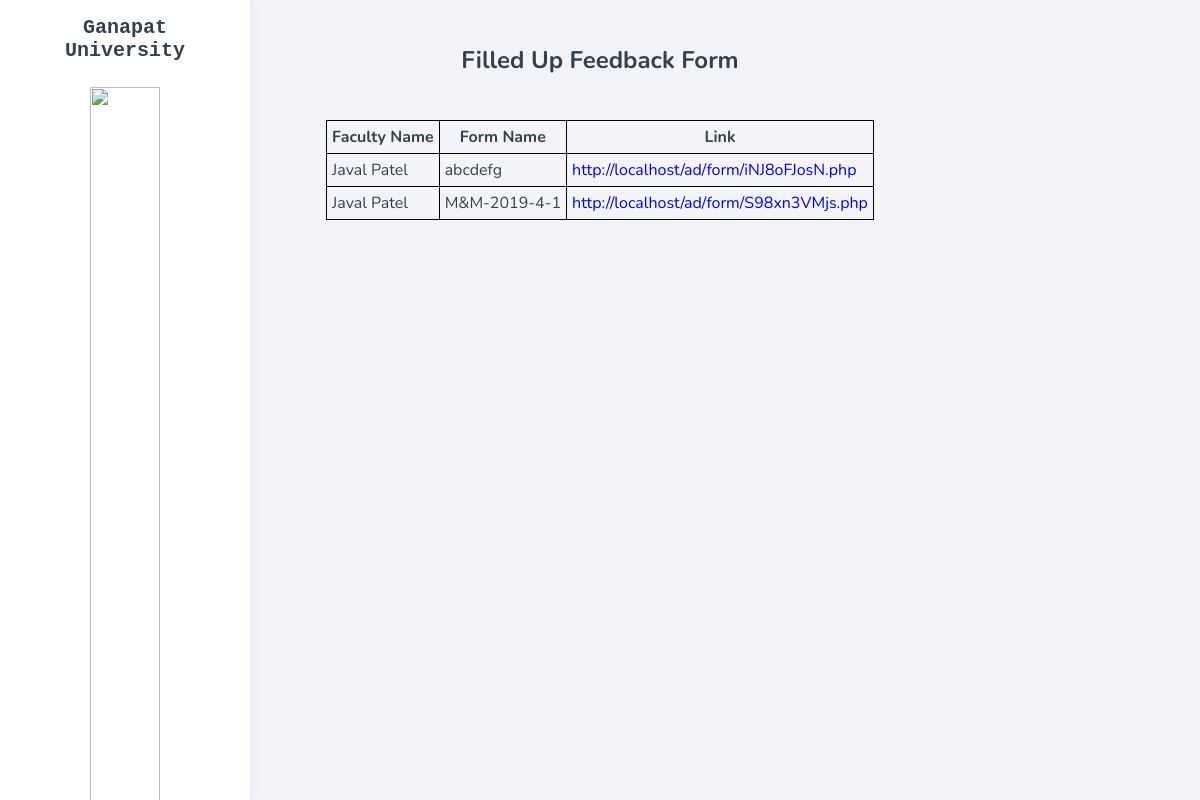
The page /my_project/student_dashboard/Fetch.php (signed in) on the database its author committed.
### tables this page shows
CREATE TABLE `detail` (
  `uid` varchar(10) NOT NULL,
  `Name` varchar(20) NOT NULL,
  `a_table` varchar(15) NOT NULL,
  `q_table` varchar(15) NOT NULL,
  `sem` varchar(3) NOT NULL,
  `link` varchar(100) NOT NULL,
  `Time` varchar(40) DEFAULT NULL,
  `Flag` int(1) NOT NULL DEFAULT 1
);

CREATE TABLE `u_detail` (
  `username` varchar(15) NOT NULL,
  `email` varchar(25) NOT NULL,
  `password` varchar(32) NOT NULL,
  `name` text NOT NULL
);

### my_project/student_dashboard/Fetch.php (the view, shortened to what this page needs)
<?php
$conn =  new mysqli(DB_SERVER , DB_USER, DB_PASSWORD, DB_DATABASE);
?>
    <html>
    <head>
<link rel="stylesheet" href="css/all.min.css">
<link rel="stylesheet" href="css/Style.css">
    </head>
    <body>
	<div class="wrapper">
    <div class="navbar">
        <h1 class="title-1">Ganapat<br>University</h1>
        <div class="profile_wrap">
            <div class="profile_img">
                <img src="Avatar.svg" alt="">
            </div>
        </div>
    </div>
</div>
<div class = "writing" >
<?php
echo "<center>";
	$uname = $_SESSION['user_name'];
	$sql= "SELECT `enroll`,`sem` from `student` where `username`='$uname';";
	echo "<br><br><h2>Filled Up Feedback Form</h2><br><br>";
	$result = mysqli_query($conn,$sql);
	while($row = $result->fetch_array(MYSQLI_ASSOC))
	{
		$en=$row['enroll'];
		$sem=$row['sem'];
	}
	$sql2 = "SELECT u_detail.name,detail.a_table,detail.Name,detail.Link from detail,u_detail where `detail`.`sem`=$sem AND detail.uid=u_detail.username;";
	$result2 = mysqli_query($conn,$sql2);
	echo "<table><tr><th>Faculty Name</th><th>Form Name</th><th>Link</th></tr>";
	while($row = $result2->fetch_array(MYSQLI_ASSOC))
	{
		$a_t_name=$row['a_table'];
		$sql3="SELECT en_no from $a_t_name where en_no=$en;";
		$result3=mysqli_query($conn,$sql3);
		if ($result3->num_rows <> 0)
		{
		echo "<tr><td>".$row['name']."</td><td>".$row['Name']."</td><td><a href='".$row['Link']."'>".$row['Link']."</a></td></tr>";
		}
		}
	echo "</table>";
	echo "</center>";
        ?>
<br>
<form method = "POST">
        <br>
        <a href="dashboad-student1.php">
    </a>
    </form>
</body>
</html>

### my_project/student_dashboard/css/Style.css (style rules this page uses)
* { margin: 0; padding: 0; box-sizing: border-box; list-style: none; text-decoration: none; font-family: 'Nunito', sans-serif; }
body { background: #f3f4f8; color: #374049; }
.wrapper { position: fixed; left: 0; width: 250px; height: 100%; background: #fff; box-shadow: 1px 1px 10px rgba(0,0,0,0.06); }
.wrapper .navbar { position: relative; }
.title-1 { display: flex; align-items: center; justify-content: center; position: relative; font-size: 20px; font-style: normal; margin-top: 16px; color: #374049; text-align: center; font-family: '', monospace; }
.wrapper .navbar .profile_wrap { padding: 25px; text-align: center; }
.wrapper .navbar .profile_wrap .profile_img { width: 70px; margin: 0 auto 10px; display: block; }
.wrapper .navbar .profile_wrap .profile_img img { width: 100%; }

### my_project/student_dashboard/Fetch.php (style rules this page uses)
table, th, td { border-width:5px; border: 1px solid black; padding:5px; border-collapse: collapse; align:center; }

### rows shown on the page
detail: u_detail.name "Javal Patel", Name "abcdefg", link "http://localhost/ad/form/iNJ8oFJosN.php"
detail: u_detail.name "Javal Patel", Name "M&M-2019-4-1", link "http://localhost/ad/form/S98xn3VMjs.php"
